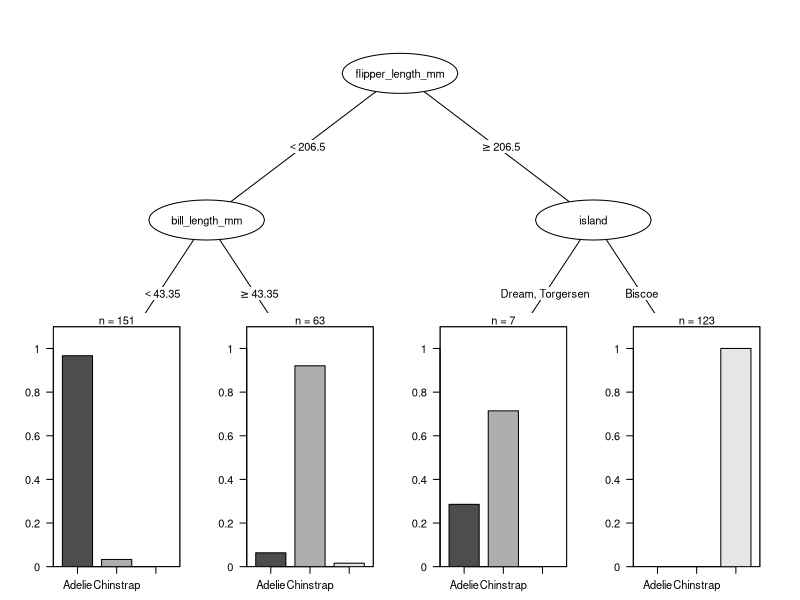
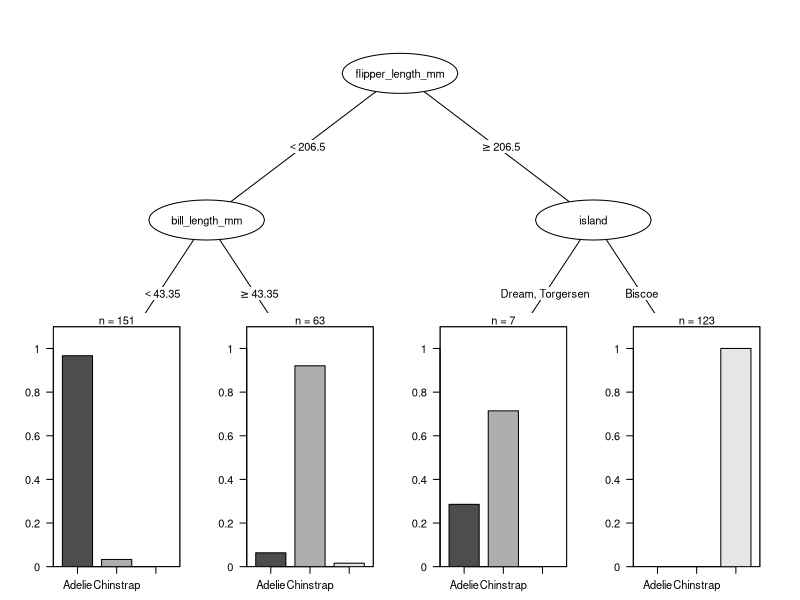
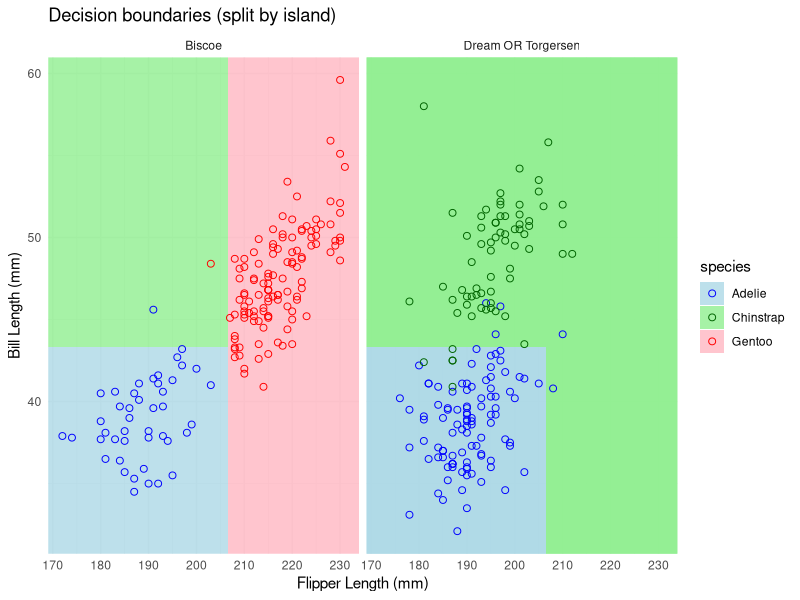

The R script that drew these images, in order:
## ---- chunk 1
library(rpart)
library(palmerpenguins)
library(ggplot2)
library(partykit)
library(dplyr)
## ---- chunk 2
#| fig-height: 4
#| fig-width: 10  # Half the slider width when default slide width is 4
#| fig-align: center

# intro to ML notes
library(rpart)
library(palmerpenguins)
library(partykit)

# tree example

p_m <- rpart(species~ ., data = penguins)

# # Prettier plot
# rpart.plot(
#   p_m, 
#   type = 2,         # Split labels are drawn at the decision nodes
#   #extra = 104,      # Show predicted class and probability percentages
#   box.palette = "RdYlGn",  # Color nodes by prediction (red → yellow → green)
#   fallen.leaves = TRUE,    # Arrange terminal nodes at the same level
#   tweak = 1,     # Slightly increase text size for readability
#   shadow.col = "gray",  # Add shadows to the boxes
#   branch = 0.6    # Make branches less steep
# )

p_m2 <- as.party(p_m)
plot(p_m2, digits = 0, id = FALSE, terminal_panel = node_barplot(p_m2, id = FALSE, rot=0),
     inner_panel = node_inner(p_m2, id = FALSE, pval = FALSE),
     gp=gpar(fontsize=8,
             height = 21))
     

## ---- chunk 3
#| fig-height: 4
#| fig-width: 10  # Half the slider width when default slide width is 4
#| fig-align: center


p_m2 <- as.party(p_m)
plot(p_m2, digits = 0, id = FALSE, terminal_panel = node_barplot(p_m2, id = FALSE, rot=0),
     inner_panel = node_inner(p_m2, id = FALSE, pval = FALSE),
     gp=gpar(fontsize=8,
             height = 21))
     

## ---- chunk 4
#| fig-height: 5
#| fig-width: 10
#| fig-align: center

# Remove missing values
penguins <- na.omit(penguins)

# Fit a simple decision tree including island
p_m <- rpart(species ~ flipper_length_mm + bill_length_mm + island, data = penguins, method = "class")

# Convert to party object (optional, useful for tree visualization)
p_m2 <- as.party(p_m)

# Create a grid of values for flipper length, bill length, and include island
flipper_seq <- seq(min(penguins$flipper_length_mm)-10, max(penguins$flipper_length_mm)+10, length.out = 300)
bill_seq <- seq(min(penguins$bill_length_mm)-5, max(penguins$bill_length_mm)+5, length.out = 300)

# Expand grid for each island
grid <- expand.grid(
  flipper_length_mm = flipper_seq,
  bill_length_mm = bill_seq,
  island = unique(penguins$island) # Include all island values
)

# Predict species for each grid point
grid$species <- predict(p_m, newdata = grid, type = "class")

grid$island2 <- ifelse(grid$island=="Biscoe", "Biscoe", "Dream OR Torgersen")
penguins$island2 <- ifelse(penguins$island=="Biscoe","Biscoe", "Dream OR Torgersen")

# Plot decision boundaries with facets for each island
ggplot() +
  geom_tile(data = grid, aes(x = flipper_length_mm, y = bill_length_mm, fill = species), alpha = 0.8) +
  geom_point(data = penguins, aes(x = flipper_length_mm, y = bill_length_mm, color = species), pch=21, size = 2) +
  facet_wrap(~island2) +  # Separate plot for each island
  labs(
    x = "Flipper Length (mm)",
    y = "Bill Length (mm)",
    title = "Decision boundaries (split by island)"
  ) +
  scale_fill_manual(values = c("Adelie" = "lightblue", "Chinstrap" = "lightgreen", "Gentoo" = "lightpink")) +
  scale_color_manual(values = c("Adelie" = "blue", "Chinstrap" = "dark green", "Gentoo" = "red")) +
  theme_minimal()+
  coord_cartesian(xlim=range(penguins$flipper_length_mm),ylim=range(penguins$bill_length_mm))

## ---- chunk 5
library(rpart)

p_m <- rpart(species~ ., data = penguins)

p_m
## ---- chunk 6

summary(p_m)
